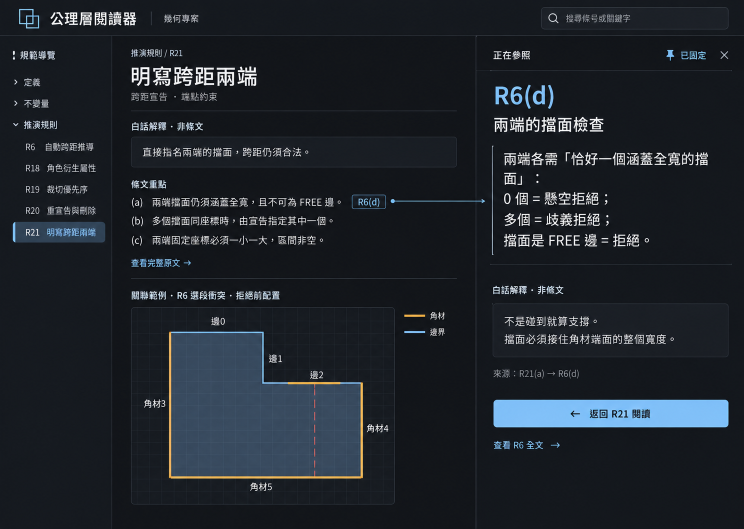
#> input picture geometry-guide/axiom-reader-design/qa/reference.png, 1487 x 1058 px (shown at 1/2 size)
$ python prepare-evidence.py
#> lines starting #> are read from the running program, lines starting #| are printed output that depends on the picture
from PIL import Image
from pathlib import Path
import json
import re

root = Path(__file__).resolve().parents[1]
a = Image.open(root / 'qa/reference.png')
#> a is the input picture: PIL image 1487x1058 RGB; mean R, G, B 31.2, 36.7, 43.5
b = Image.open(root / 'qa/implementation-final.png')
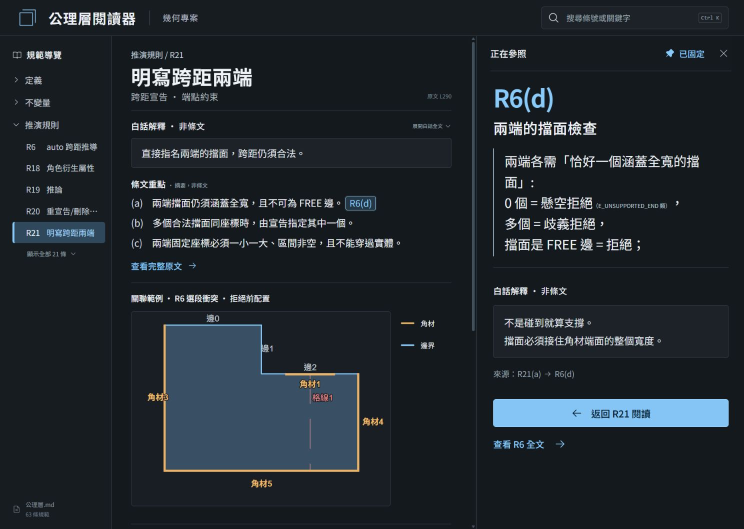
#> input picture geometry-guide/axiom-reader-design/qa/implementation-final.png, 1487 x 1058 px (shown at 1/2 size)
#> b is the input picture: PIL image 1487x1058 RGB; mean R, G, B 33.4, 40.5, 46.7
print('Source/capture dimensions:', a.size, b.size)
#| Source/capture dimensions: (1487, 1058) (1487, 1058)
b = b.resize(a.size)

def compare(x, y, name):
#> called with name = 'comparison-final.png'
    board = Image.new('RGB', (x.width * 2, x.height))
#> board: PIL image 2974x1058 RGB; every value is 0
    board.paste(x, (0, 0))
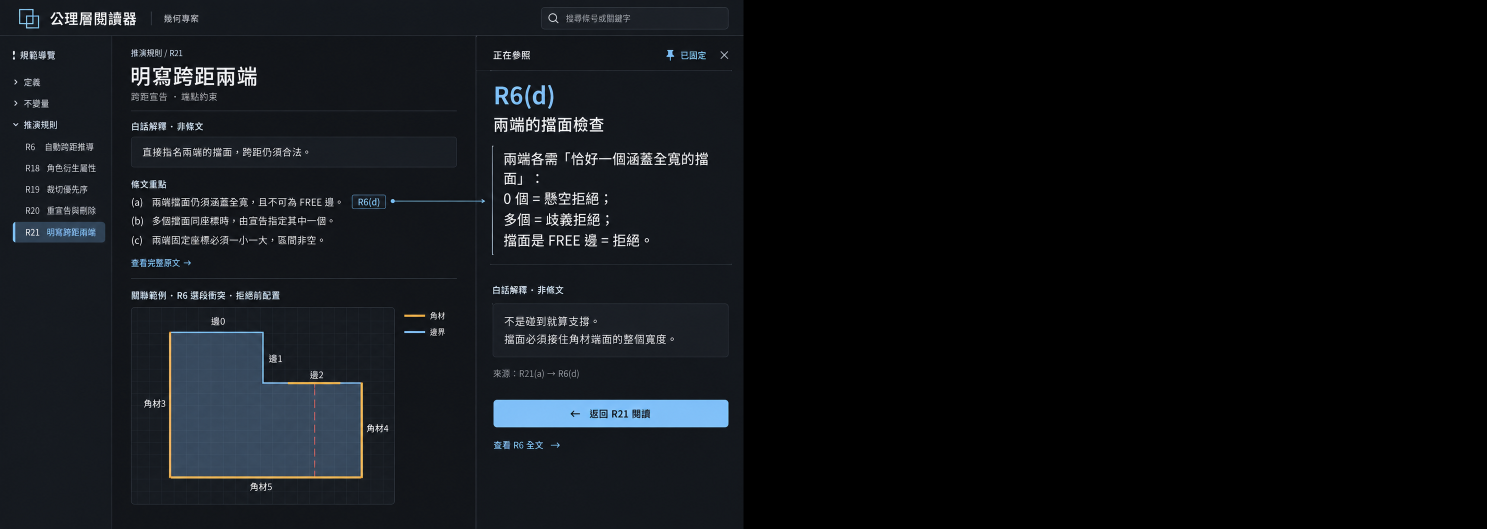
#> board: PIL image 2974x1058 RGB (shown at 1/2 size); mean R, G, B 15.6, 18.4, 21.8
    board.paste(y, (x.width, 0))
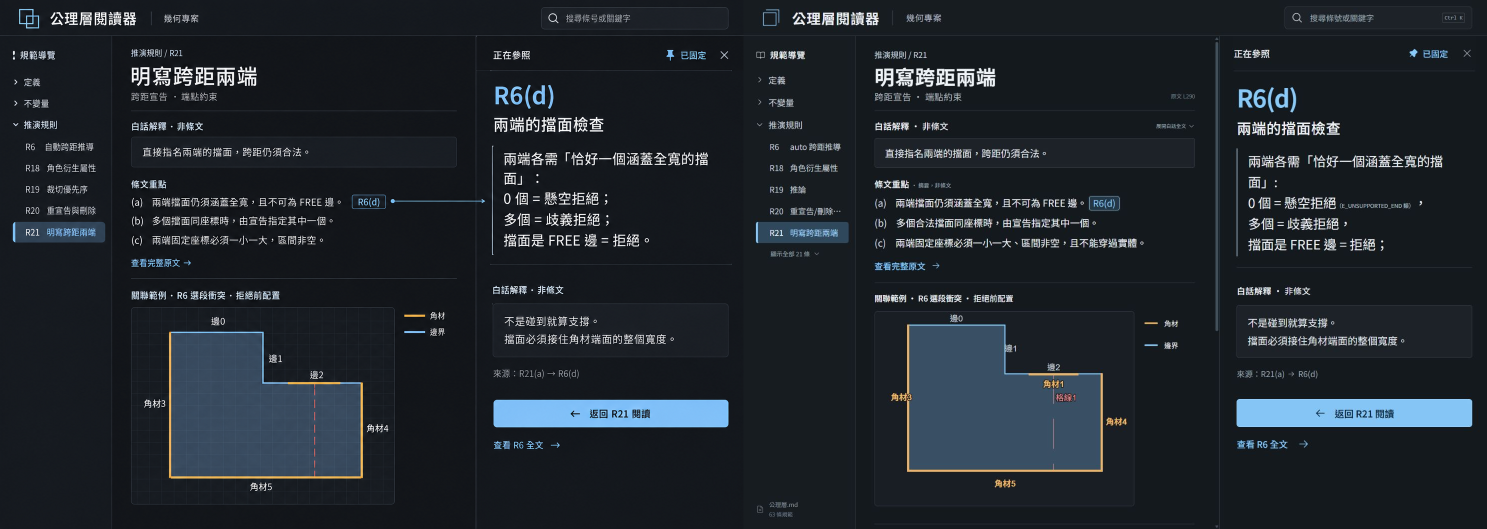
#> board: PIL image 2974x1058 RGB (shown at 1/2 size); mean R, G, B 32.3, 38.6, 45.1
    board.save(root / 'qa' / name)

compare(a, b, 'comparison-final.png')
for name, box in {'reading': (224, 75, 952, 615), 'reference': (952, 142, 1487, 910)}.items():
    compare(a.crop(box), b.crop(box), f'detail-{name}.png')
#> this loop made 2 passes
#> pass 1, in compare (call 2), `board.save(root / 'qa' / name)`:
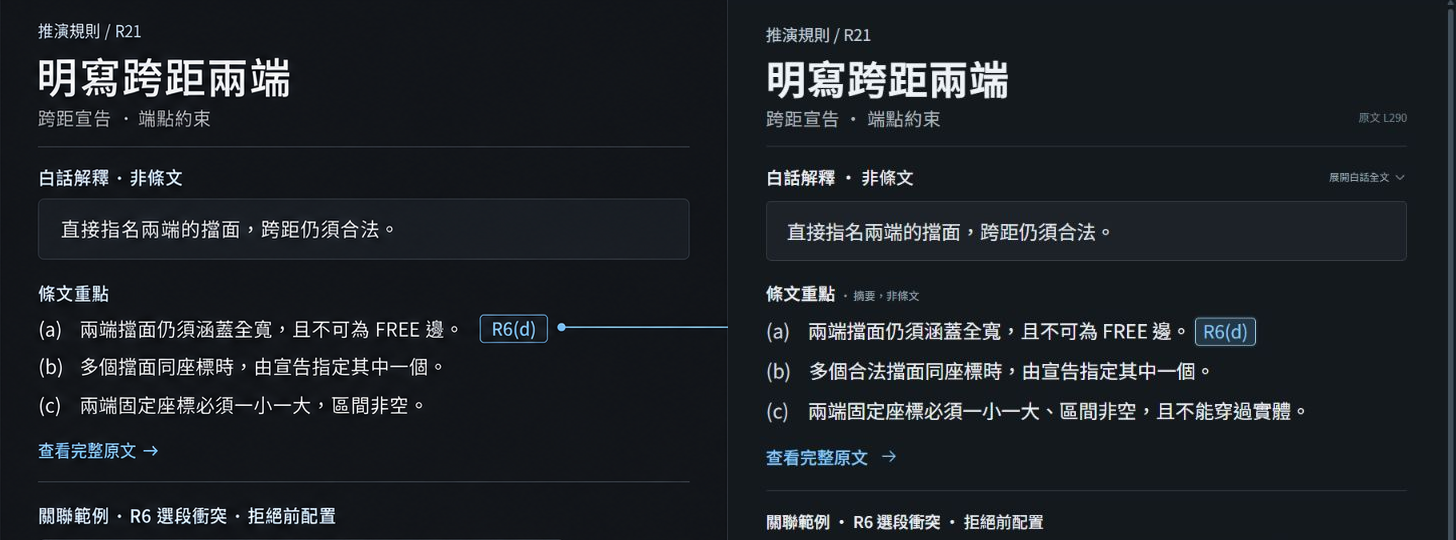
#> saved as detail-reading.png: PIL image 1456x540 RGB; mean R, G, B 30.5, 34.8, 39.7
#> pass 2, in compare (call 3), `board.save(root / 'qa' / name)`:
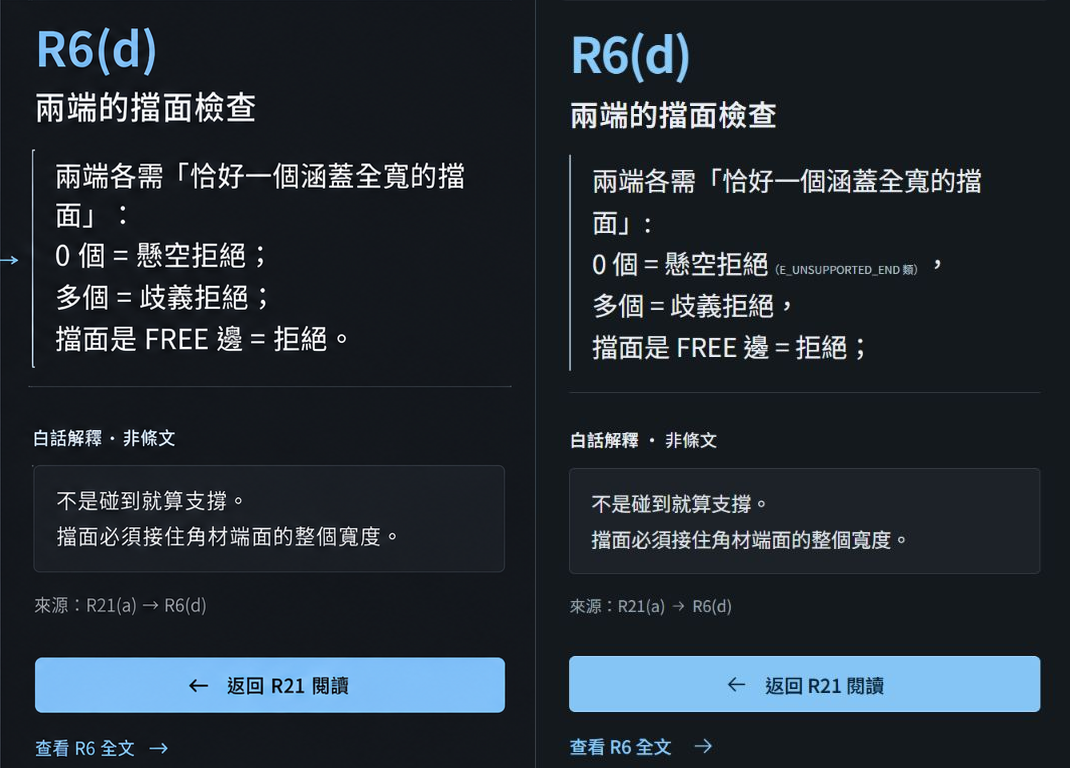
#> saved as detail-reference.png: PIL image 1070x768 RGB; mean R, G, B 37.3, 45.8, 53.9

#> (the run stopped early here; a loop or call above may not have finished)
